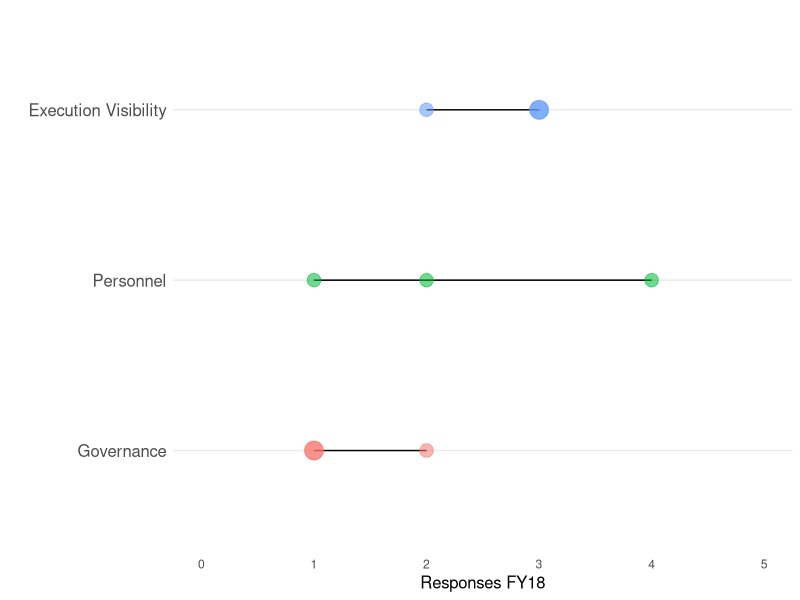

The R source for this figure:
## ---- chunk 1
knitr::opts_chunk$set(collapse = TRUE)
knitr::opts_chunk$set(warning = FALSE, message=FALSE, echo=TRUE)
knitr::opts_chunk$set(fig.width=12, fig.height=3) 
## ---- chunk 2
library(tidyr)
library(dplyr)
library(ggplot2)

Section <- c("Execution Visibility", "Execution Visibility", "Execution Visibility", "Personnel", "Personnel", "Personnel", "Governance", "Governance", "Governance")
Level <- c(3, 3, 2, 4, 2, 1, 1, 1, 2)
cmm <- data.frame(Section, Level)

cmm_level_grouped <- cmm %>%
  mutate(max = max(Level)) %>%
  mutate(min = min(Level)) %>% group_by(Section, Level) %>% mutate(n = n())

cmm_level_grouped$Section <- factor(cmm_level_grouped$Section, levels = rev(unique(cmm_level_grouped$Section)))

# https://github.com/tidyverse/ggplot2/issues/1666

theplot <- ggplot(cmm_level_grouped, aes(Level, Section)) + geom_line(aes(group = Section))
theplot <- theplot + geom_point(aes(color = Section, alpha = .75, size = cmm_level_grouped$n * 15)) + scale_size_area()
theplot <- theplot + theme_minimal() + 
  theme(
   panel.grid.major.x = element_blank(),
    panel.grid.minor = element_blank(),
    legend.position = "none"
  ) + labs(x = "Responses FY18", y = "") + xlim(0, 5) + theme(axis.title = element_text(size = 12), axis.text.y = element_text(size = 12))

print(theplot)

